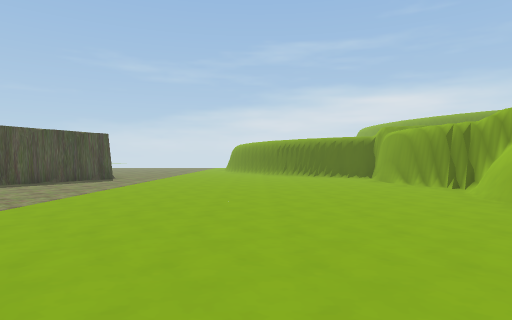
view 1 (above)

24 first-person views from a walk through a scene from a Unity 3-D project. The camera is 1.4 m above the floor, looks level and sees 75° across. The floor is counted in squares, 2 m on a side. Each view is taken from the middle of a square. On the plan, view 1 faces up. The plan holds only what a view shows up to about 10 squares ahead; the rest is blank. The place goes on beyond the plan. Some surface patterns are stand-ins.

view 2
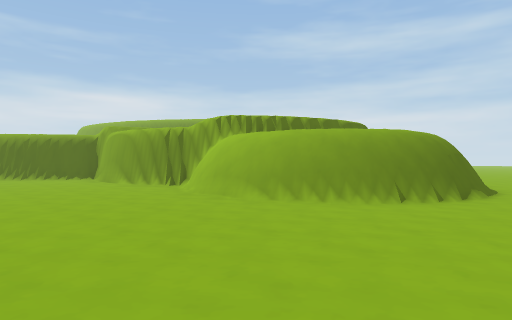

view 3
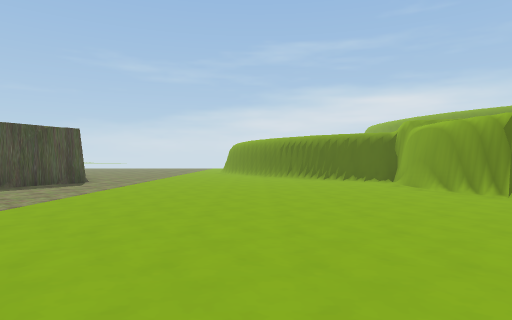

view 4
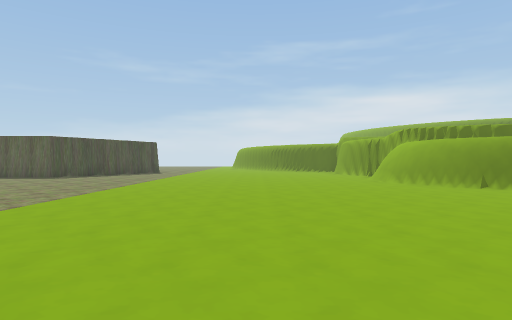

view 5
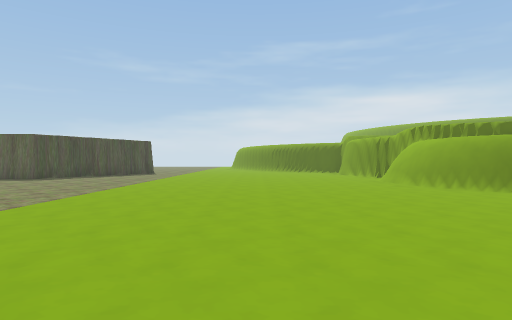

view 6
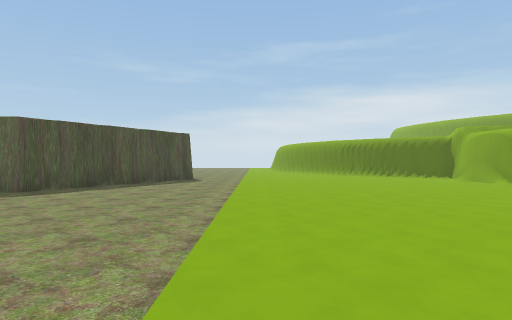

view 7
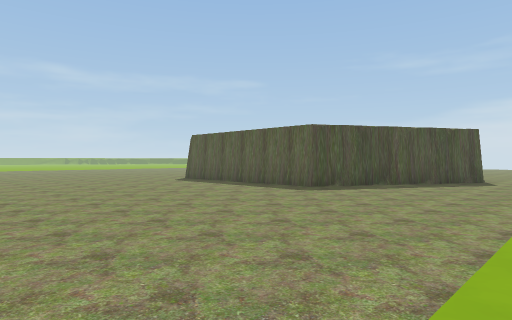

view 8
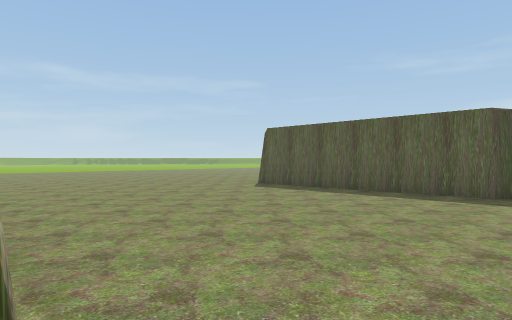

view 9
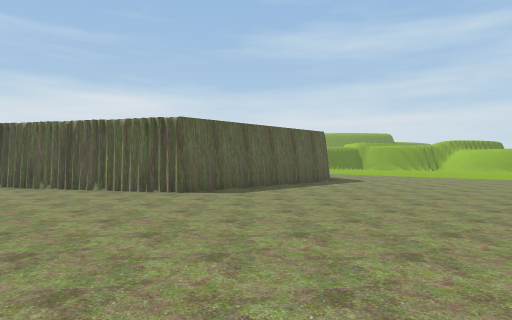

view 10
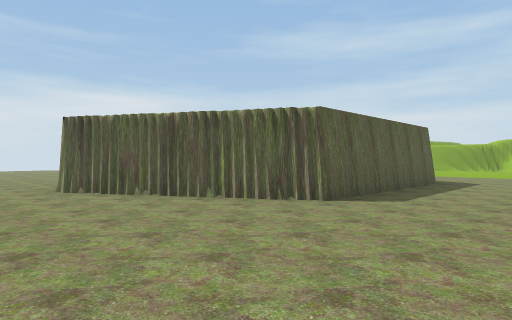

view 11
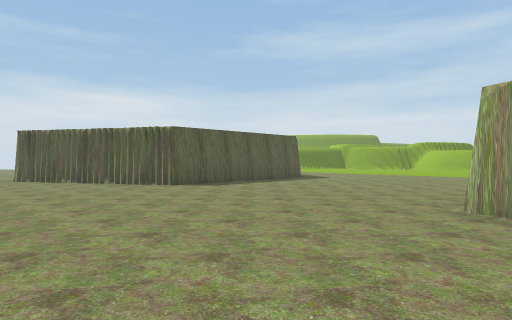

view 12
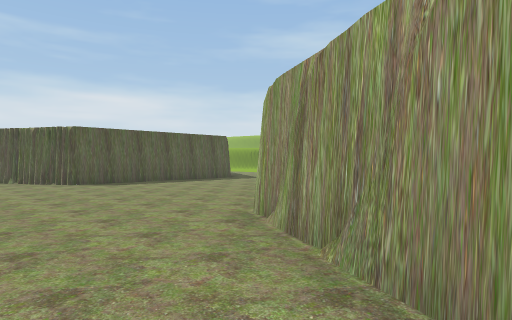

view 13
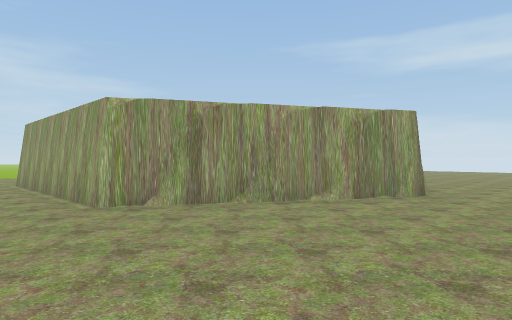

view 14
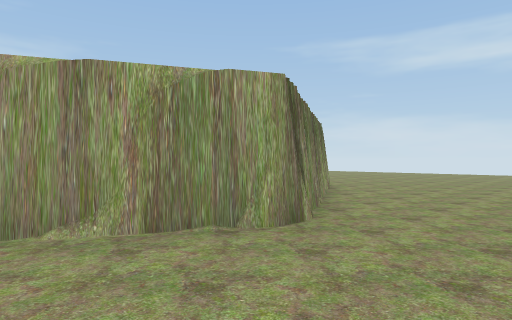

view 15
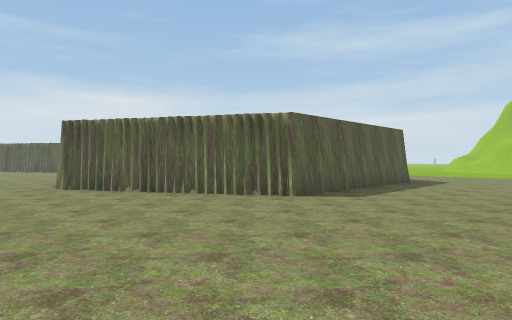

view 16
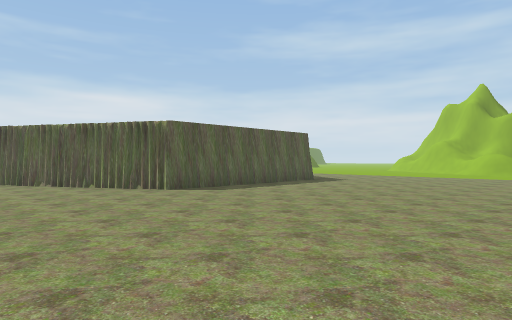

view 17
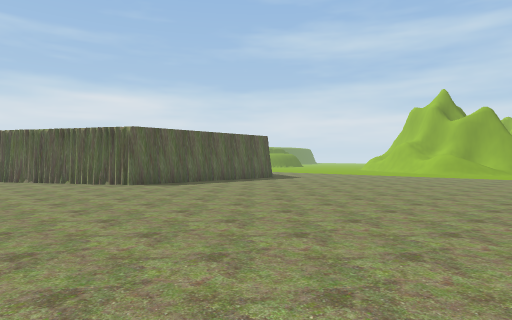

view 18
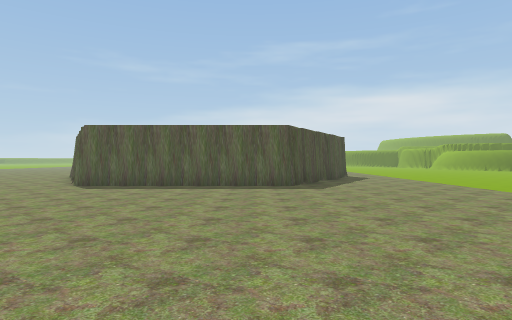

view 19
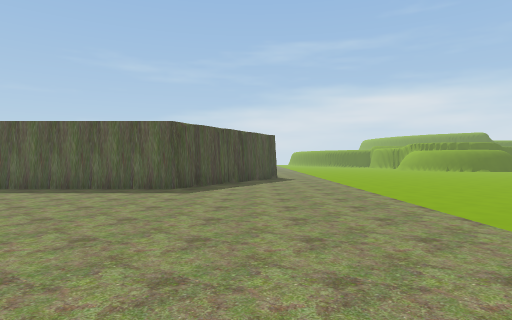

view 20
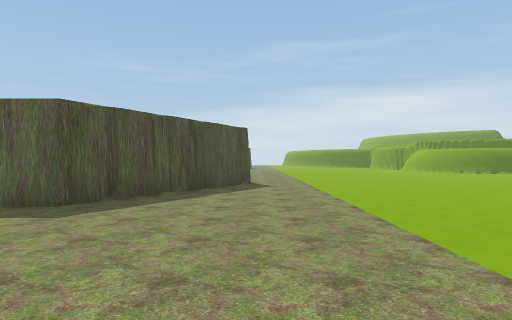

view 21
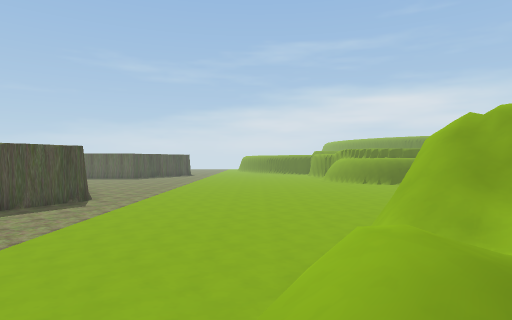

view 22
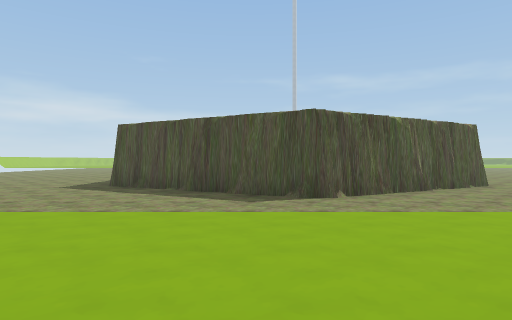

view 23
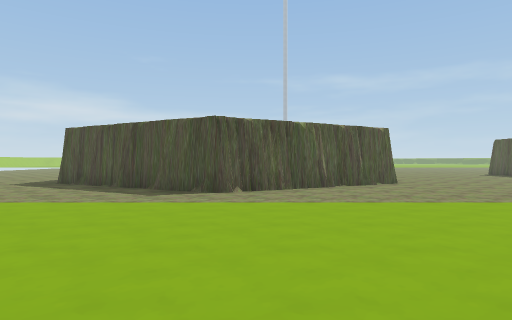

view 24
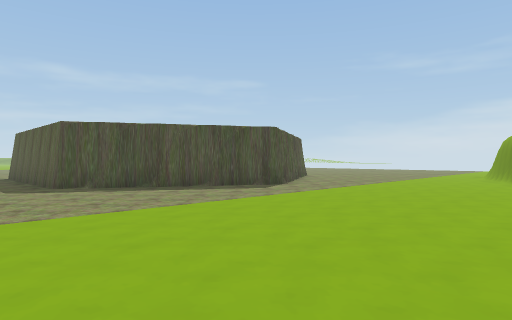

### Floor plan
Key: @ floor where view 1 was taken; # wall or solid block; . floor; / step, stairs or slope; = window, fence, low wall or low ledge.
Columns run from 19 left of view 1 to 10 right of it. Each row starts with its distance up from view 1.
 12  .##         #..........#
 11  ..##       ##.........##
 10  ...#       #..........##
  9  ...##     ##...........#
  8 .....#######............#
  7 ........................#
  6 .......................##
  5  ......................##
  4 ........................#
  3 ........................##
  2 .........................###
  1 ..............................
  0 .....#######.......@.....
 -1 .....#     ##...........
 -2 ....##      #..........
 -3  ...#       ##.........
 -4 ...##        #........
 -5 ...#         #.........
 -6 ...##       ##.........
 -7  ...#       #..........
 -8  ...##     ##..........
 -9  ....#     #..........
-10 .....#######.........
-11 ..................../#
-12 ....................##
-13  ................. =/
-14 .................
-15  ................  /
-16  ...............
-17  ..............
-18   .......... .
-19  . ...    .

Positions as (right, up) in squares from view 1, and headings:
1: (0, 0), facing up
2: (0, 0), facing up-right
3: (0, 2), facing up
4: (0, -6), facing up
5: (0, -5), facing up
6: (-3, 0), facing up
7: (-3, 0), facing up-left
8: (-7, 0), facing up-left
9: (-18, 1), facing up-right
10: (-19, 4), facing up-right
11: (-19, -1), facing up-right
12: (-17, -3), facing up-right
13: (-19, 2), facing down-right
14: (-19, -2), facing down-right
15: (-19, -14), facing up-right
16: (-18, -17), facing up-right
17: (-18, -19), facing up-right
18: (-9, -19), facing up
19: (-6, -18), facing up
20: (-5, -15), facing up
21: (0, -15), facing up
22: (1, -6), facing left
23: (2, -4), facing left
24: (1, 5), facing up-left
